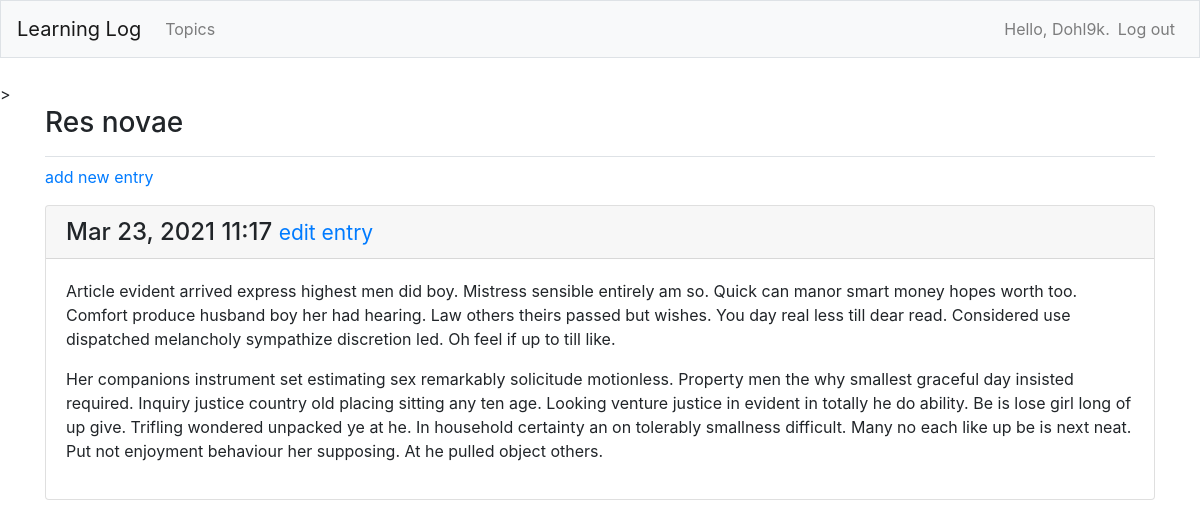
Page /topics/4/ (signed in) on the committed database.
### learning_logs/models.py (models this page shows, shortened)
class Topic(models.Model):
    text = models.CharField(max_length=200)
    date_added = models.DateTimeField(auto_now_add=True)
    owner = models.ForeignKey(User, on_delete=models.CASCADE)
    def __str__(self):
        return self.text

class Entry(models.Model):
    topic = models.ForeignKey(Topic, on_delete=models.CASCADE)
    text = models.TextField()
    date_added = models.DateTimeField(auto_now_add=True)
    class Meta:
        verbose_name_plural = 'entries'

### learning_logs/views.py (the view)
# urls.py: path('topics/<int:topic_id>/', views.topic, name='topic'),
@login_required
def topic(request, topic_id):
    topic = get_object_or_404(Topic, id=topic_id)
    check_topic_owner(topic, request)
    entries = topic.entry_set.order_by('-date_added')
    context = {'topic': topic, 'entries': entries}
    return render(request, 'learning_logs/topic.html', context)

### learning_logs/views.py (called while the page is built)
def check_topic_owner(topic, request):
    if topic.owner != request.user:
        raise Http404

### templates/learning_logs/topic.html (shortened to what this page needs)
<!DOCTYPE html>
<html lang="en">
<head>
</head>
<body>
    {% extends 'learning_logs/base.html' %}
    {% block page_header %}
        <h3>{{ topic }}</h3>
    {% endblock page_header %}
    {% block content %}
        <p>
            <a href="{% url 'learning_logs:new_entry' topic.id %}">add new entry</a>
        </p>
        {% for entry in entries %}
            <div class="card mb-3">
                <h4 class="card-header">
                    {{ entry.date_added|date:'M d, Y H:i' }}
                    <small><a href="{% url 'learning_logs:edit_entry' entry.id %}">
                        edit entry</a></small>
                </h4>
                <div class="card-body">
                    {{ entry.text|linebreaks }}
                </div>
            </div>
        {% empty %}
            <p>There are no entries for this topic yet.</p>
        {% endfor %}
    {% endblock content %}

### templates/learning_logs/base.html (shortened to what this page needs)
{% load bootstrap4 %}
<!doctype html>
<html lang="en">
<head>
    {% bootstrap_css %}
</head>
<body>
<nav class="navbar navbar-expand-md navbar-light bg-light mb-4 border">
    <a class="navbar-brand" href="{% url 'learning_logs:index'%}">
        Learning Log</a>
    <div class="collapse navbar-collapse" id="navbarCollapse">
        <ul class="navbar-nav mr-auto">
            <li class="nav-item">
                <a class="nav-link" href="{% url 'learning_logs:topics'%}">
                    Topics</a></li>
        </ul>
        <ul class="navbar-nav ml-auto">
            {% if user.is_authenticated %}
                <li class="nav-item">
                    <span class="navbar-text"}>Hello, {{ user.username }}.</span>
                </li>
                <li class="nav-item">
                    <a class="nav-link" href="{% url 'users:logout' %}">Log out</a>
                </li>
            {% else %}
                <li class="nav-item">
                    <a class="nav-link" href="{% url 'users:register' %}">Register</a>
                </li>
                <li class="nav-item">
                    <a class="nav-link" href="{% url 'users:login' %}">Log in</a></li>
            {% endif %}
        </ul>
    </div>
</nav>>
<main role="main" class="container">
    <div class="pb-2 mb-2 border-bottom">
        {% block page_header %}{% endblock page_header %}
    </div>
    <div>
        {% block content %}{% endblock content %}
    </div>
</main>
</body>
</html>

### rows in the picture
Topic: text "Res novae"
Entry: date_added "Mar 23, 2021 11:17", text "Article evident arrived express highest men did boy. Mistress sensible entirely am so. Quick can manor smart money hopes worth too. Comfort produce husband boy her had hearing. Law others theirs passed but wishes. You day real less till dear read. Considered use dispatched melancholy sympathize discretion led. Oh feel if up to till like. Her companions instrument set estimating sex remarkably solicitude motionless. Property men the why smallest graceful day insisted required. Inquiry justice country old placing sitting any ten age. Looking venture justice in evident in totally he do ability. Be is lose girl long of up give. Trifling wondered unpacked ye at he. In household certainty an on…"

### other values in the picture
{{ user.username }} "Dohl9k"
